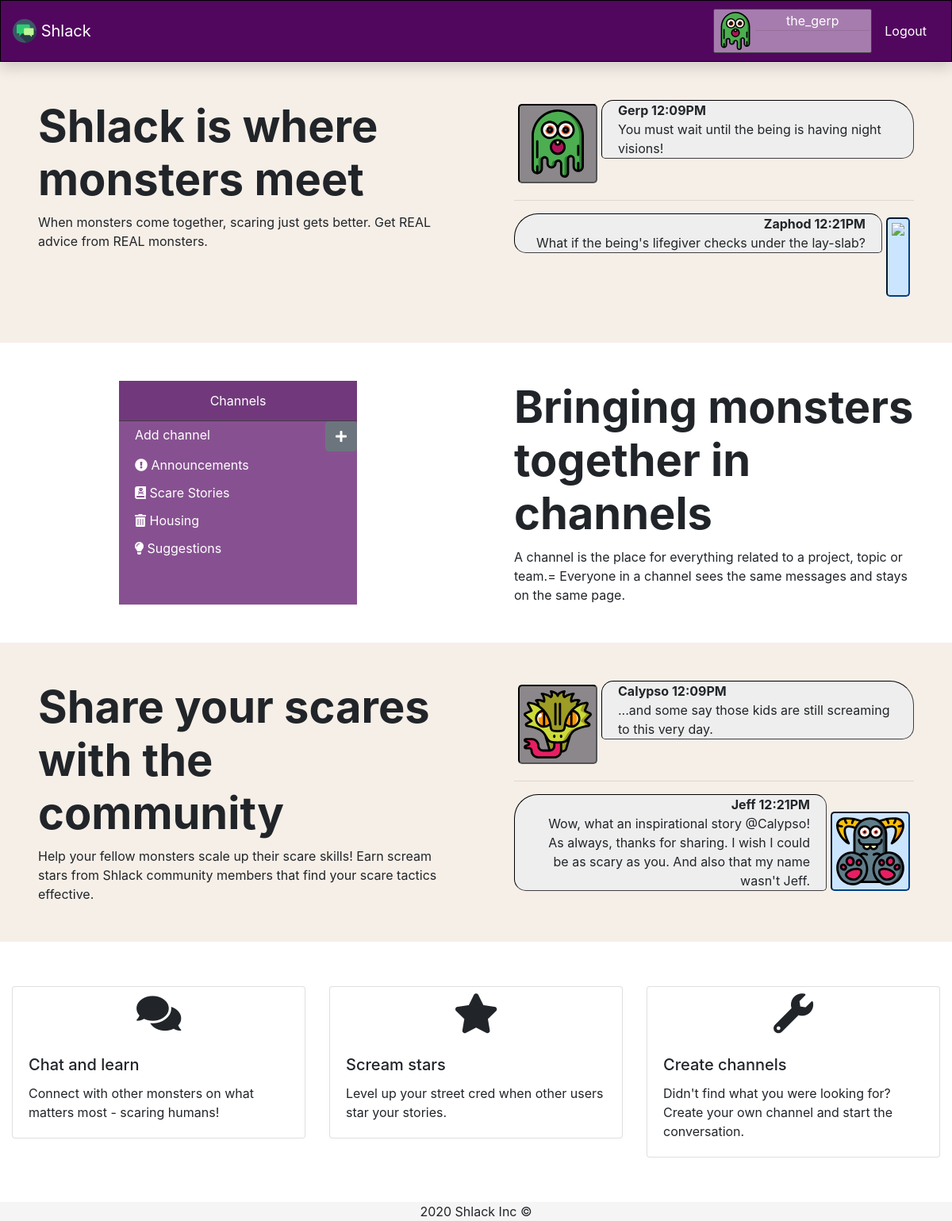
The page /index (signed in) on the database its author committed.
### models.py (models this page shows, shortened)
class User(UserMixin, db.Model):
    id = db.Column(db.Integer, primary_key=True)
    avatar = db.Column(db.String(64))
    username = db.Column(db.String(64), index=True, unique=True)
    email = db.Column(db.String(120), index=True, unique=True)
    password_hash = db.Column(db.String(128))
    posts = db.relationship("Post", backref="author", lazy="dynamic")

### application.py (the view)
@app.route("/")
@app.route("/index")
def index():
    return render_template("home.html", title="Home")

### models.py (called while the page is built)
@login.user_loader
def load_user(id_):
    return User.query.get(int(id_))

### templates/home.html (shortened to what this page needs)
{% extends "layout.html" %}
{% block body %}
  <div class="container-fluid overflow-auto" >
    <div class="row" style="background: #f6efe8; height: 100%;">
      <div class="col-md-6 p-5">
        <h1 class="display-4 font-weight-bold">
          Shlack is where monsters meet
        </h1>
        <lead class="pt-5">
          When monsters come together, scaring just gets better.  Get REAL advice from REAL monsters.
        </lead>
      </div>
      <div class="col-md-6 p-5">
        <div class="media chat">
          <img src="./static/images/monsters/monster-34.svg" style="height: 100px;"/>
          <div class="media-body">
              <p class="timestamp">Gerp 12:09PM</p>
              <p>You must wait until the being is having night visions!</p>
          </div>
        </div>
        <hr>
        <div class="media chat self">
          <img src="./static/images/monsters/monster-3.svg" style="height: 100px;"/>
          <div class="media-body">
              <p class="timestamp">Zaphod 12:21PM</p>
              <p>What if the being's lifegiver checks under the lay-slab?</p>
          </div>
        </div>
    </div>
    </div>
    <div class="row flex-row-reverse" style="background: white; height: 100%;">
      <div class="col-md-6 p-5">
        <h1 class="display-4 font-weight-bold">
          Bringing monsters together in channels
        </h1>
        <lead class="pt-5">
          A channel is the place for everything related to a project, topic or team.=
          Everyone in a channel sees the same messages and stays on the same page.
        </lead>
      </div>
      <div class="col-md-6 p-5">
        <div class="fake-sidebar">
          <ul>
            <li class="header">
              <span >Channels</span>
            </li>
            <li class="add-channel">
              <span>Add channel</span>
              <button class="btn btn-secondary" data-target="#channelModal" data-toggle="modal" style="float: right;"><i class="fa fa-plus"></i></button>
            </li>
            <li style="clear: right;">
              <a href="#"><i class="fas fa-exclamation-circle my-2 mx-auto"></i> Announcements </a>
            </li>
            <li>
              <a href="#"><i class="fas fa-book-dead my-2 mx-auto"></i> Scare Stories </a>
            </li>
            <li>
              <a href="#"><i class="fas fa-trash-alt my-2 mx-auto"></i> Housing </a>
            </li>
            <li>
              <a href="#"><i class="fas fa-lightbulb my-2 mx-auto"></i> Suggestions </a>
            </li>
          </ul>
        </div>
      </div>
    </div>
    <div class="row" style="background: #f6efe8; height: 100%;">
      <div class="col-md-6 p-5">
        <h1 class="display-4 font-weight-bold">
          Share your scares with the community
        </h1>
        <lead class="pt-5">
          Help your fellow monsters scale up their scare skills!  Earn scream stars from Shlack community members
          that find your scare tactics effective.
        </lead>
      </div>
      <div class="col-md-6  p-5">
        <div class="media chat">
          <img src="./static/images/monsters/monster-41.svg" style="height: 100px;"/>
          <div class="media-body">
              <p class="timestamp">Calypso 12:09PM</p>
              <p>...and some say those kids are still screaming to this very day.</p>
          </div>
        </div>
        <hr>
        <div class="media chat self">
          <img src="./static/images/monsters/monster-27.svg" style="height: 100px;"/>
          <div class="media-body">
              <p class="timestamp">Jeff 12:21PM</p>
              <p>Wow, what an inspirational story @Calypso!  As always, thanks for sharing.
                 I wish I could be as scary as you.  And also that my name wasn't Jeff.</p>
          </div>
        </div>
      </div>
    </div>
    <div class="row my-5" style="background: white; ">
      <div class="col-md-4">
        <div class="card my-2">
          <i class="fas fa-comments my-2 mx-auto" style="font-size: 50px;"></i>
          <div class="card-body">
            <h5 class="card-title">Chat and learn</h5>
            <p class="card-text">Connect with other monsters on what matters most - scaring humans!</p>
          </div>
        </div>
      </div>
      <div class="col-md-4">
        <div class="card my-2">
          <i class="fas fa-star my-2 mx-auto" style="font-size: 50px;"></i>
          <div class="card-body">
            <h5 class="card-title">Scream stars</h5>
            <p class="card-text">Level up your street cred when other users star your stories.  </p>
          </div>
        </div>
      </div>
      <div class="col-md-4">
        <div class="card my-2">
          <i class="fas fa-wrench my-2 mx-auto" style="font-size: 50px;"></i>
          <div class="card-body">
            <h5 class="card-title">Create channels</h5>
            <p class="card-text">Didn't find what you were looking for? Create your own channel and start the conversation.</p>
          </div>
        </div>
      </div>
    </div>
    <footer class="text-center">
      2020 Shlack Inc &copy;
    </footer>
  </div>
{% endblock %}

### templates/layout.html (shortened to what this page needs)
<!DOCTYPE html>
<html lang="en">
<head>
  <link rel="stylesheet" href="https://maxcdn.bootstrapcdn.com/bootstrap/4.5.0/css/bootstrap.min.css">
  <link rel="stylesheet" href="https://stackpath.bootstrapcdn.com/font-awesome/4.7.0/css/font-awesome.min.css" type="text/css">
  <link rel="stylesheet" href="https://cdnjs.cloudflare.com/ajax/libs/font-awesome/5.14.0/css/all.min.css" type="text/css">
  <link rel="stylesheet" href="https://cdnjs.cloudflare.com/ajax/libs/font-awesome/5.14.0/css/regular.min.css" type="text/css">
  <link rel="stylesheet" href="https://cdnjs.cloudflare.com/ajax/libs/font-awesome/5.14.0/css/solid.min.css" type="text/css">
  <link rel="stylesheet" type="text/css" href="{{ url_for('static', filename='style.css' ) }}">
</head>
<body>
<div id="navbar" class="container-fluid fixed-top position-sticky shadow">
      <ul class="navbar-list">
        <li>
          <a class="navbar-brand" href="{{url_for('index')}}">
            <img src="/static/images/brand-icons/017-speech-bubble-2.svg" width="30" height="30" class="d-inline-block align-top" alt="">
          Shlack
          </a>
        </li>
        {% if not current_user.is_authenticated %}
        <li class="nav-item ml-auto">
          <a class="nav-link" href="{{ url_for("login") }}">Login</a>
        </li>
        <li class="nav-item">
          <a class="nav-link nav-fill" href="{{ url_for("signup") }}">Sign Up</a>
        </li>
      {% else %}
        <li class="nav-item ml-auto">
          <div class="usercard d-flex flex-row no-gutters">
              <img src={{ current_user.avatar }}/>
            <div class="col">
              <p class="text-center text-white my-0">{{ current_user.username }}</p>
              <hr class="my-0">
              </div>
          </div>
        </li>
        <li class="nav-item pl-0">
          <a class="nav-link" href="{{ url_for("logout") }}">Logout</a>
        </li>
      {% endif %}
      </ul>
</div>
{% block body %}{% endblock %}
</body>
</html>

### static/style.css (style rules this page uses)
* { box-sizing: border-box; }
body, html { margin: 0px; padding: 0px; max-height: 100%; height: 100%; }
#navbar { background: #51075e; border: 1px solid black; }
.navbar-list { display: flex; flex-direction: row; list-style: none; align-items: center; margin: 10px 0; padding: 0; }
.navbar-list .navbar-brand, .navbar-list .nav-link { color: #ffffff; align-items: center; }
.usercard { background: #a67cae; border: 1px solid #403e41; padding: 2px; border-radius: 2.5px; width: 200px; }
.usercard img { padding: 1px; border-radius: 2.5px; width: 50px; height: 50px; }
.media { display: flex; flex-direction: row; border-radius: 5px; margin-bottom: 5px; }
.media .timestamp { font-weight: bold; margin: 0; }
.media img { height: 100px; padding: 5px; margin: 5px; background: #8b878b; border: 2px inset black; border-radius: 5px; align-self: flex-end; }
.media-body { background: #eeeeee; border: 1.5px inset #403e41; border-radius: 15px 30px 15px 5px; padding: 0px 20px; margin-bottom: 5px; }
.media-body p { margin-bottom: 0px; }
.media.self { display: flex; flex-direction: row-reverse; text-align: right; }
.media.self img { background: #cce5ff; border: 2px inset #004085; }
.media.self .media-body { border-radius: 30px 15px 5px 15px; }
.fake-sidebar { overflow: auto; background-color: #875191; left: 0px; padding: 0px; margin: 0px auto; max-width: 300px; height: 100%; color: #ffffff; }
.fake-sidebar ul { list-style: none; cursor: pointer; line-height: 35px; padding: 0px; }
.fake-sidebar li { padding-left: 20px; }
.fake-sidebar li a { color: #ffffff; }
.fake-sidebar .header { background-color: #71397c; border-bottom: 1px solid #403e41; line-height: 50px; display: block; text-align: center; cursor: default; padding-left: 0px; }
.fake-sidebar .add-channel { cursor: default; }
footer { background: #f5f5f5; margin: 0px -15px; }

### rows shown on the page
User: avatar (picture), username "the_gerp"
